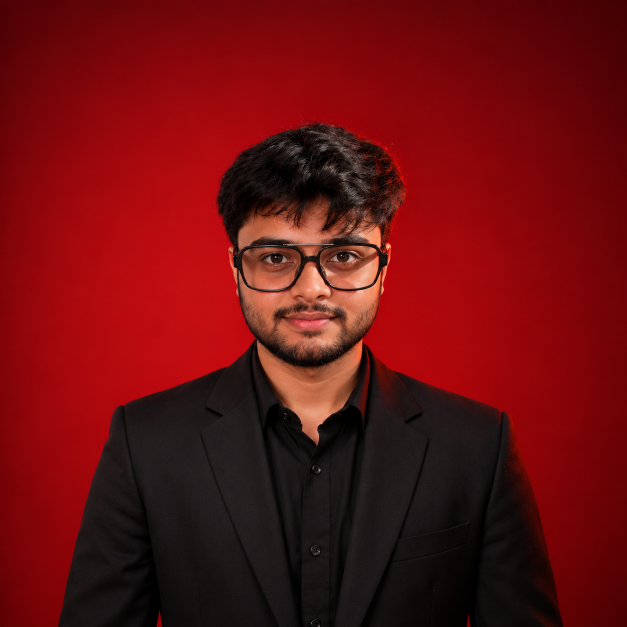
#> input picture assets-src/portrait-photo.png, 1254 x 1254 px (shown at 1/2 size)
$ python make-cutout-chroma.py ../assets-src/portrait-photo.png ../assets-src/signature.png
#> lines starting #> are read from the running program, lines starting #| are printed output that depends on the picture; after the words box and inside, x2 and y2 are one past the last pixel; in counts of white or black regions, pixels touching at a corner belong together
"""
Cuts a figure out of a solid-colour studio backdrop.

    python3 scripts/make-cutout-chroma.py <source.png> <out.png>

scripts/make-cutout.mjs removes a painted-in transparency checkerboard. This
does the other job: a real photograph shot against a saturated red backdrop,
which is what the hero cut-out needs and what a phone-camera portrait never is.

Red is separated by *ratio*, not by brightness. The backdrop ranges from #81 to
#CD red and skin is itself red-dominant, so any absolute threshold either eats
the face or leaves the dark corners. g/r and b/r hold the two apart cleanly:
backdrop sits near 0.05, skin near 0.45.

The mask is then flooded inward from the border rather than applied globally,
so anything enclosed by the figure survives even if it happens to match.
"""
import sys

import numpy as np
from PIL import Image, ImageFilter
from scipy import ndimage

if len(sys.argv) != 3:
    sys.exit("usage: python3 scripts/make-cutout-chroma.py <source> <out.png>")

src, out = sys.argv[1], sys.argv[2]

im = Image.open(src).convert("RGB")
#> im is the input picture: PIL image 1254x1254 RGB; mean R, G, B 105.5, 14.7, 16
a = np.asarray(im).astype(np.float32)
r, g, b = a[..., 0], a[..., 1], a[..., 2]
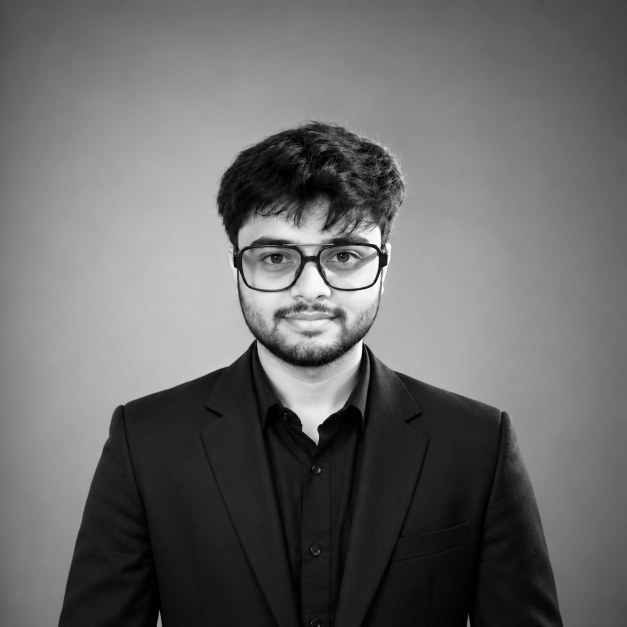
#> r: shape (1254, 1254) float32 (shown at 1/2 size); min 0, max 255, mean 105.5
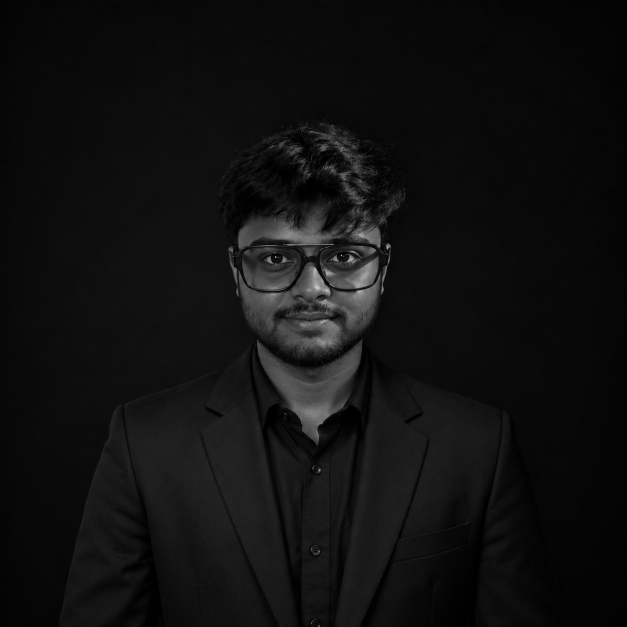
#> b: shape (1254, 1254) float32 (shown at 1/2 size); min 0, max 228, mean 16

# Backdrop: red-dominant with almost no green or blue. The +1 avoids a divide
# by zero on the near-black corners.
denom = np.maximum(r, 1.0)
backdrop = (r > 18) & (g / denom < 0.30) & (b / denom < 0.34)
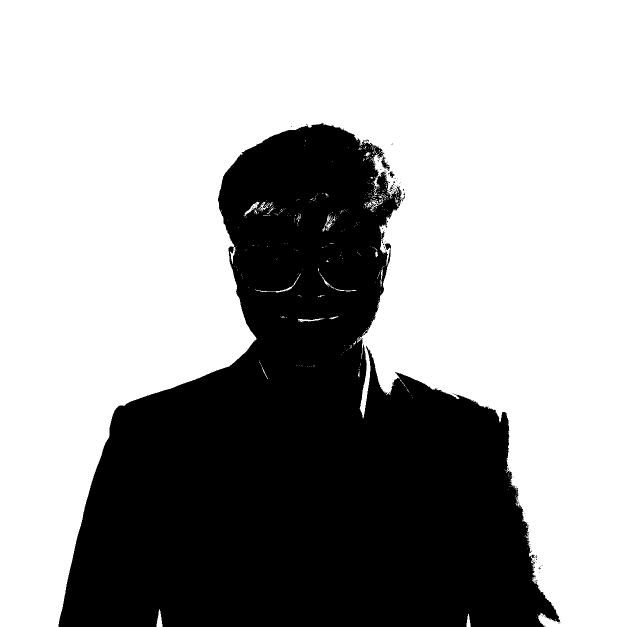
#> backdrop: shape (1254, 1254) bool (shown at 1/2 size); 64.5% white; 110 black regions (105 under 20 px), largest, box (x1, y1, x2, y2) and area: (117, 246, 1120, 1254) 558329, (762, 313, 780, 342) 183, (769, 487, 782, 500) 109, (779, 342, 789, 356) 71, (778, 367, 788, 380) 35

# Keep only the backdrop connected to the frame edge. The suit reaches the
# bottom of the frame and the neck touches the backdrop on both sides, so a
# global mask would leak into the figure; a border-connected one cannot.
labels, n = ndimage.label(backdrop)
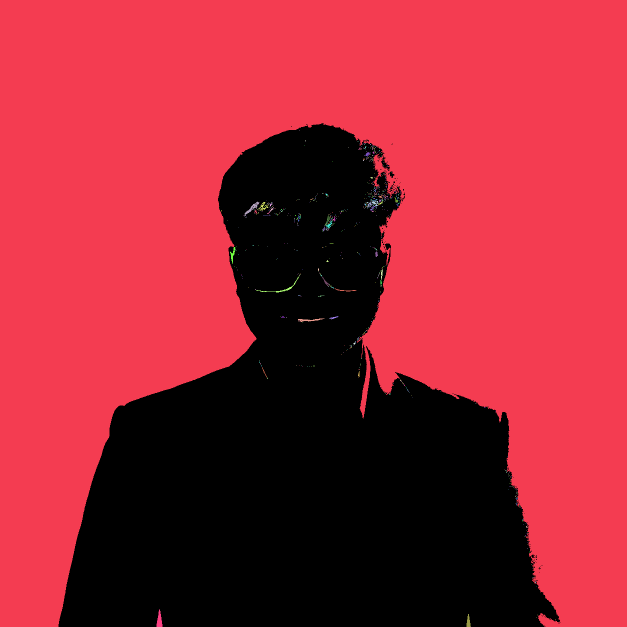
#> labels: shape (1254, 1254) int32 (shown at 1/2 size); 732 distinct labels, from 0 to 731; one colour per label, 0 black
#> n = 731
edge = np.concatenate([labels[0, :], labels[-1, :], labels[:, 0], labels[:, -1]])
#> edge = 5016 values, max 726 at index 2187, min 0 at index 1371, mean 3.84
outside = np.isin(labels, np.unique(edge[edge > 0]))
#> outside: shape (1254, 1254) bool; 64.3% white; 97 black regions (92 under 20 px), largest, box (x1, y1, x2, y2) and area: (117, 246, 1120, 1254) 561371, (762, 313, 780, 342) 190, (769, 487, 782, 500) 109, (779, 342, 789, 356) 72, (778, 367, 788, 380) 36

alpha = np.where(outside, 0, 255).astype(np.uint8)

# Close pinholes the ratio test punched in dark hair, then drop specks of
# backdrop it missed inside the silhouette.
solid = ndimage.binary_closing(alpha > 0, structure=np.ones((5, 5)))
#> solid: shape (1254, 1254) bool; 35.8% white; 10 white regions (9 under 20 px), largest, box (x1, y1, x2, y2) and area: (117, 246, 1121, 1252) 562298
solid = ndimage.binary_fill_holes(solid)
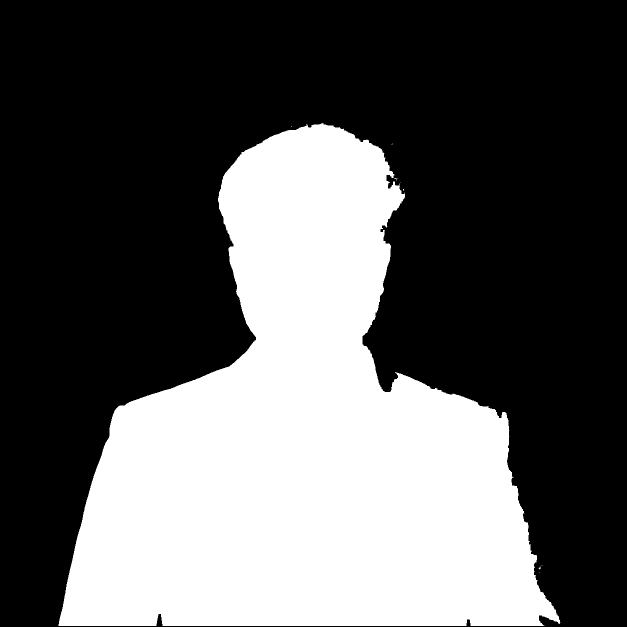
#> solid: shape (1254, 1254) bool (shown at 1/2 size); 35.9% white; 9 white regions (8 under 20 px), largest, box (x1, y1, x2, y2) and area: (117, 246, 1121, 1252) 563978
alpha = np.where(solid, 255, 0).astype(np.uint8)

# Despill. The backdrop throws red onto hair and shoulders, and against the
# site's dark ground that rim reads as a magenta halo. Pull red back toward the
# other two channels, but only in the 4px band along the edge — doing it
# everywhere would drain the skin.
band = (ndimage.binary_dilation(alpha == 0, iterations=4)) & (alpha > 0)
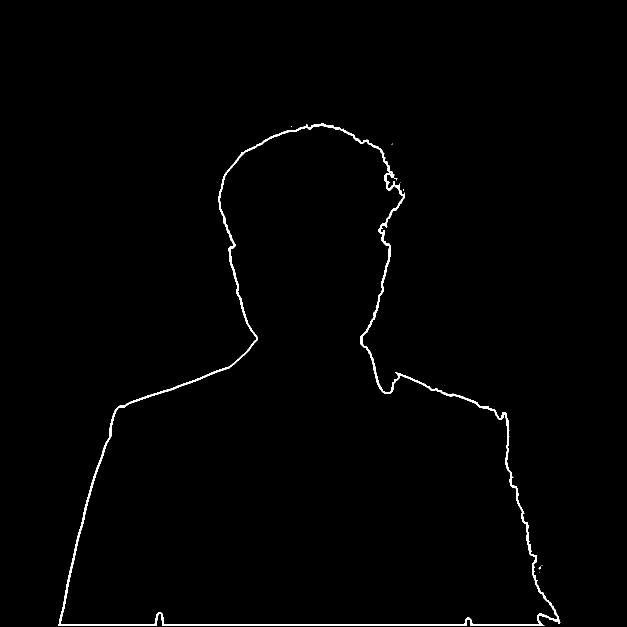
#> band: shape (1254, 1254) bool (shown at 1/2 size); 0.98% white; 9 white regions (8 under 20 px), largest, box (x1, y1, x2, y2) and area: (117, 246, 1121, 1252) 15323
ceiling = np.maximum(g, b) * 1.35 + 12
rgb = a.copy()
rgb[..., 0] = np.where(band, np.minimum(r, ceiling), r)

img = Image.fromarray(rgb.astype(np.uint8), "RGB")
mask = Image.fromarray(alpha, "L").filter(ImageFilter.GaussianBlur(0.8))

rgba = img.convert("RGBA")
rgba.putalpha(mask)

# Crop to the *mask*, not to rgba.getbbox(). getbbox() on an RGBA image counts
# any non-zero channel, so the discarded backdrop — still red underneath its
# zero alpha — would keep the box at full frame.
rgba = rgba.crop(mask.getbbox())
#> rgba: PIL image 1008x1010 RGBA

# The hero renders this at 21rem wide at most. Anything past ~2x that is weight
# on the critical path for pixels nobody resolves.
TARGET_W = 800
if rgba.width > TARGET_W:
    h = round(rgba.height * TARGET_W / rgba.width)
#> h = 802
    rgba = rgba.resize((TARGET_W, h), Image.LANCZOS)
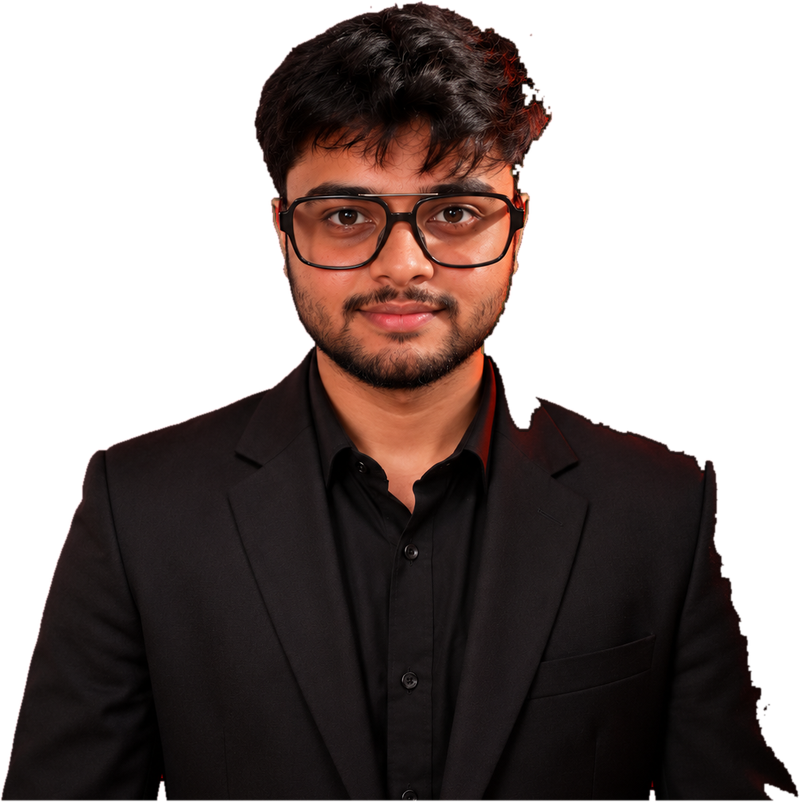
#> rgba: PIL image 800x802 RGBA; mean R, G, B, A 27.8, 17.3, 15.2, 141.3; transparent parts drawn white

rgba.save(out, optimize=True)
print(f"{out}  {rgba.size[0]}x{rgba.size[1]}  {len(open(out, 'rb').read()) / 1024:.0f} KB")
#| ../assets-src/signature.png  800x802  542 KB
